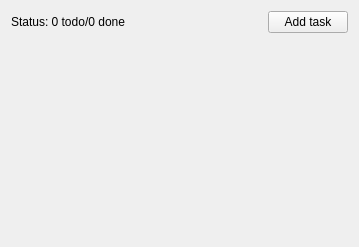
<?xml version="1.0" encoding="UTF-8"?>
<ui version="4.0">
 <class>MainWindow</class>
 <widget class="QMainWindow" name="MainWindow">
  <property name="geometry">
   <rect>
    <x>0</x>
    <y>0</y>
    <width>359</width>
    <height>247</height>
   </rect>
  </property>
  <property name="windowTitle">
   <string>MainWindow</string>
  </property>
  <widget class="QWidget" name="centralWidget">
   <layout class="QVBoxLayout" name="verticalLayout_2">
    <item>
     <layout class="QHBoxLayout" name="toolbarLayout">
      <item>
       <widget class="QLabel" name="statusLabel">
        <property name="text">
         <string>Status: 0 todo/0 done</string>
        </property>
       </widget>
      </item>
      <item>
       <spacer name="horizontalSpacer">
        <property name="orientation">
         <enum>Qt::Horizontal</enum>
        </property>
        <property name="sizeHint" stdset="0">
         <size>
          <width>40</width>
          <height>20</height>
         </size>
        </property>
       </spacer>
      </item>
      <item>
       <widget class="QPushButton" name="addTaskButton">
        <property name="text">
         <string>Add task</string>
        </property>
       </widget>
      </item>
     </layout>
    </item>
    <item>
     <layout class="QVBoxLayout" name="tasksLayout"/>
    </item>
    <item>
     <spacer name="verticalSpacer">
      <property name="orientation">
       <enum>Qt::Vertical</enum>
      </property>
      <property name="sizeHint" stdset="0">
       <size>
        <width>20</width>
        <height>187</height>
       </size>
      </property>
     </spacer>
    </item>
   </layout>
  </widget>
 </widget>
 <layoutdefault spacing="6" margin="11"/>
 <resources/>
 <connections/>
</ui>
